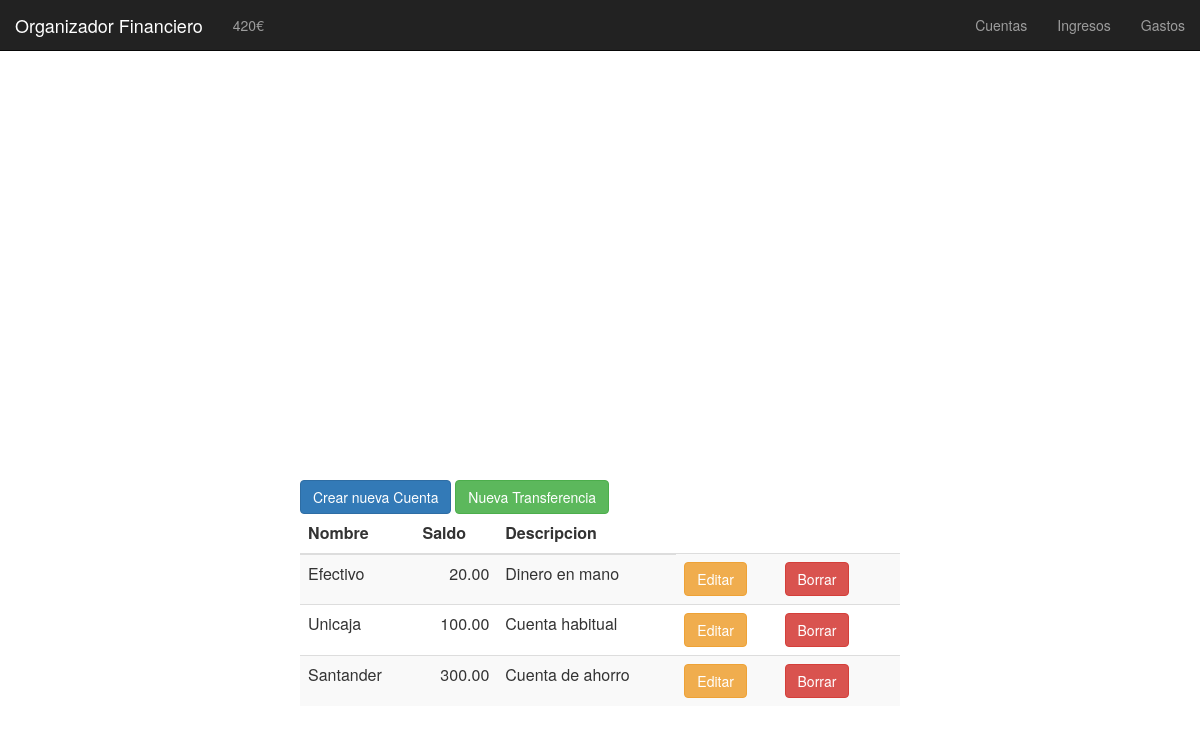
Before: /cuentas.php with the older database file.
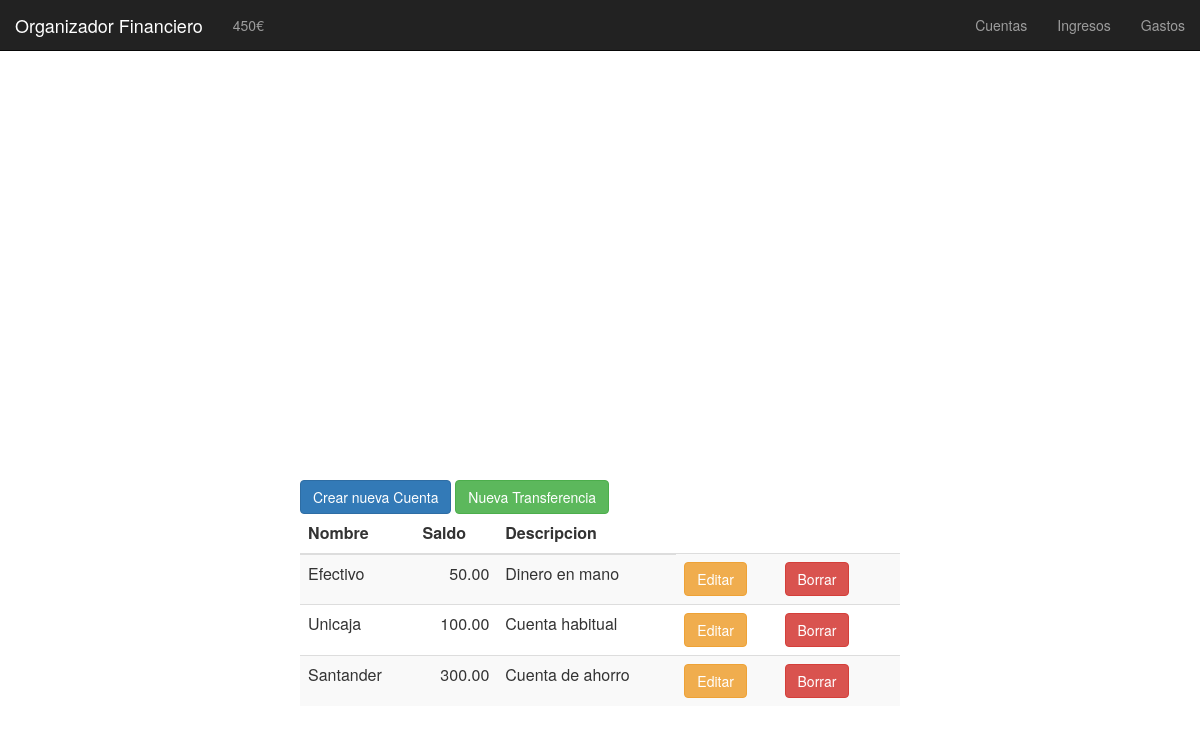
After: the same page with the newer database file.
### tables this page shows
CREATE TABLE cuentas (
	id INT PRIMARY KEY AUTO_INCREMENT,
	nombre VARCHAR(50),
    saldo DECIMAL(15,2),
    descripcion VARCHAR(50)
);

### functions/cuentas/mostrar_cuentas_edit.php (the view, shortened to what this page needs)
<td>
    <button type="button" class="btn btn-warning" data-toggle="modal" data-target="#modal_editar_<?php echo $row['id'] ;?>">
    Editar
    </button>
</td>
<td>
    <button type="button" class="btn btn-danger" data-toggle="modal" data-target="#modal_borrar_<?php echo $row['id'] ;?>">
    Borrar
    </button>
</td>
<td>
</td>

### navbars.php (shortened to what this page needs)
<html>
<link rel="stylesheet" href="https://maxcdn.bootstrapcdn.com/bootstrap/3.3.7/css/bootstrap.min.css">
<nav class="navbar navbar-fixed-top navbar-inverse">
<div class="container-fluid">
    <div class="navbar-header">
        <a class="navbar-brand" href="index.php">Organizador Financiero</a>
    </div>
    <ul class="nav navbar-nav navbar-middle" style="text-align: center;">
        <li><a href="patrimonio.php"><?php include "functions/patrimonio/mostrar_patrimonio.php" ?></a></li>
    </ul>
    <ul class="nav navbar-nav navbar-right">
        <li><a href="cuentas.php">Cuentas</a></li>
        <li><a href="ingresos.php">Ingresos</a></li>
        <li><a href="gastos.php">Gastos</a></li>
    </ul>
</div>
</nav>
</html>

### functions/patrimonio/mostrar_patrimonio.php (shortened to what this page needs)
<?php
$patrimonio = 0;
$res = mysql_query("SELECT * FROM cuentas")
or die(mysql_error());
while($row = mysql_fetch_array( $res )) {
    $patrimonio = $patrimonio + $row['saldo'];
}
echo $patrimonio."€";
?>

### cuentas.php (shortened to what this page needs)
<?php
include "navbars.php";
?>
<link href="css/cuentas.css" rel="stylesheet" type="text/css"/>
<div class="mostrar_cuentas_grafico"><p>
  <?php include "graphics/g_cuentas.php"; ?>
</p></div>
<?php include "modals/crear_cuenta.php"; ?>
<?php include "modals/nueva_transferencia.php"; ?>
<div class="mostrar_cuentas"><p>
  <?php $editar=1; include "functions/cuentas/mostrar_cuentas.php"; ?>
</p></div>

### graphics/g_cuentas.php (shortened to what this page needs)
<!DOCTYPE HTML>
<html>
<head>
</head>
<body>
<div id="chartContainer" style="height: 370px; width: 100%;"></div>
</body>
</html>

### modals/crear_cuenta.php (shortened to what this page needs)
<button type="button" class="btn btn-primary separar" data-toggle="modal" data-target="#modal_anadir">
  Crear nueva Cuenta
</button>

### modals/nueva_transferencia.php (shortened to what this page needs)
<button type="button" class="btn btn-success separar" data-toggle="modal" data-target="#modal_transferencia">
  Nueva Transferencia
</button>

### functions/cuentas/mostrar_cuentas.php (shortened to what this page needs)
<table class="table table-striped">
    <thead>
    <tr>
        <th>Nombre</th>
        <th>Saldo</th>
        <th>Descripcion</th>
    </tr>
    </thead>
<?php
$res = mysql_query("SELECT * FROM cuentas")
or die(mysql_error());
while($row = mysql_fetch_array( $res )) {?>
    <tr>
        <td><?php echo $row['nombre'];?></td>
        <td style="text-align:right;"><?php echo $row['saldo'];?></td>
        <td><?php echo $row['descripcion'];?></td>
        <?php
            if ($editar == 1) {
                require "mostrar_cuentas_edit.php";
            }
        ?>
    </tr>
<?php } ?>
</table>

### css/cuentas.css (style rules this page uses)
body { margin-top: 100px; margin-left: 25%; margin-right: 25%; }

Changed rows visible on the page:
changed cuentas "Efectivo": saldo "20.00" → "50.00"
Other visible differences:
$patrimonio: "420" → "450"
